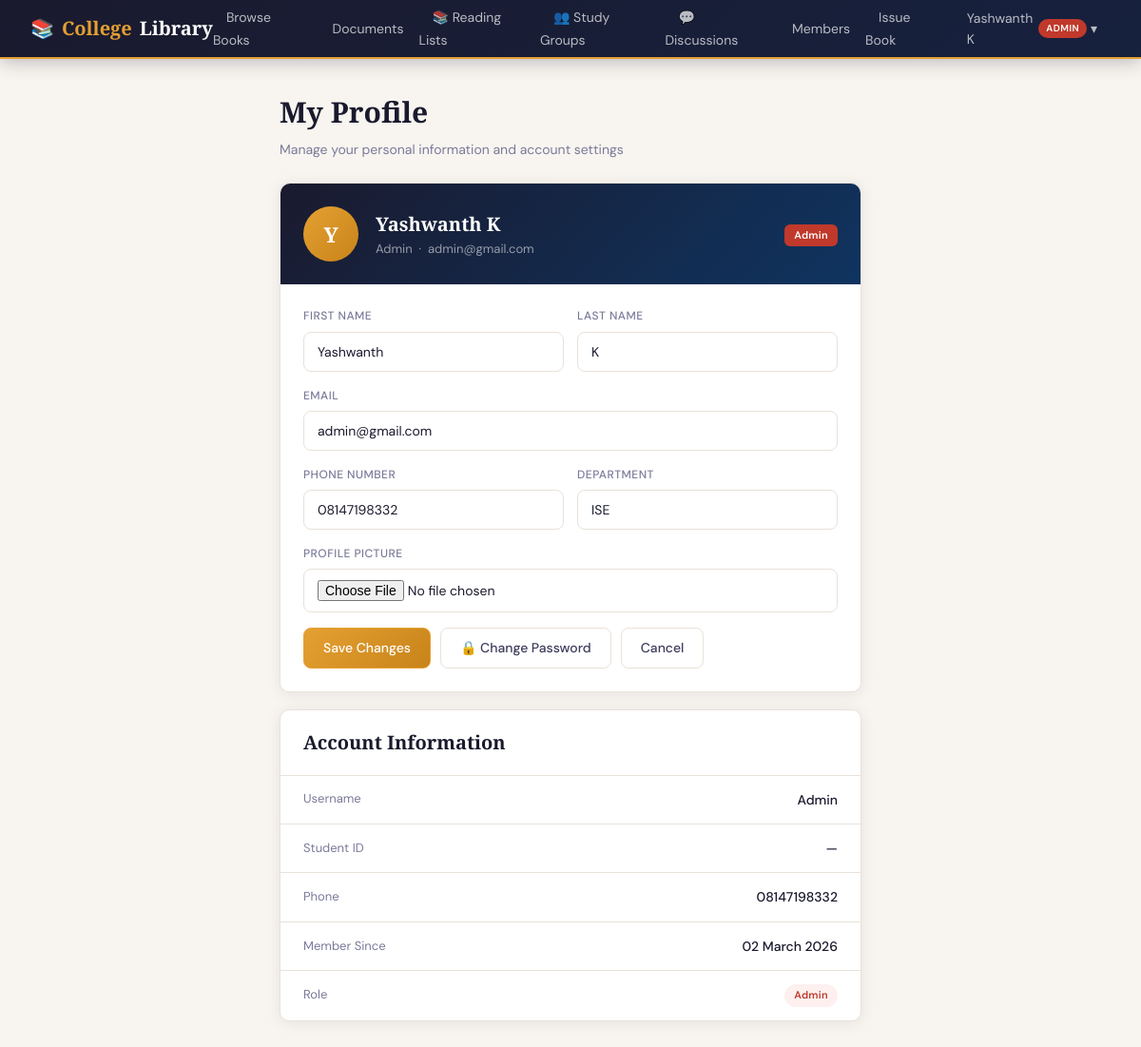
The app's page /accounts/profile/ (signed in) with its own data.
### accounts/models.py (models this page shows, shortened)
class CustomUser(AbstractUser):
    class Role(models.TextChoices):
        ADMIN = 'ADMIN', 'Admin'
        LIBRARIAN = 'LIBRARIAN', 'Librarian'
        TEACHER = 'TEACHER', 'Teacher'
        STUDENT = 'STUDENT', 'Student'
    role = models.CharField(
        max_length=20,
        choices=Role.choices,
        default=Role.STUDENT,
    )
    phone_number = models.CharField(max_length=15, blank=True)
    department = models.CharField(max_length=100, blank=True)   # e.g. "Computer Science"
    student_id = models.CharField(max_length=20, blank=True, unique=True, null=True)
    profile_picture = models.ImageField(upload_to='profiles/', blank=True, null=True)
    is_approved = models.BooleanField(default=False)            # Admin must approve new members
    date_of_joining = models.DateField(auto_now_add=True)
    @property
    def can_manage_books(self):
        return self.role in (self.Role.ADMIN, self.Role.LIBRARIAN)

### accounts/views.py (the view)
# urls.py: path('profile/',            views.profile_view,          name='profile'),
@login_required
@approved_required
def profile_view(request):
    if request.method == 'POST':
        form = ProfileUpdateForm(request.POST, request.FILES, instance=request.user)
        if form.is_valid():
            form.save()
            messages.success(request, "Profile updated successfully.")
            return redirect('accounts:profile')
    else:
        form = ProfileUpdateForm(instance=request.user)
    return render(request, 'accounts/profile.html', {
    'form': form,
    'account_info': [
        ('Username', request.user.username),
        ('Student ID', request.user.student_id or '—'),
        ('Phone', request.user.phone_number or '—'),
        ('Member Since', request.user.date_joined.strftime('%d %B %Y')),
        ]
    })

### accounts/forms.py (shortened to what this page needs)
class ProfileUpdateForm(forms.ModelForm):
    class Meta:
        model = CustomUser
        fields = [
            'first_name', 'last_name', 'email',
            'phone_number', 'department', 'profile_picture',
        ]

### templates/accounts/profile.html (shortened to what this page needs)
{% extends 'base.html' %}
{% block content %}
<div class="page" style="max-width:660px;">
  <div class="page-title">My Profile</div>
  <div class="page-sub">Manage your personal information and account settings</div>
  <div class="card" style="margin-bottom:18px;">
    <div style="background:linear-gradient(135deg,var(--navy) 0%,var(--navy-deep) 100%);padding:24px;border-radius:var(--radius) var(--radius) 0 0;display:flex;align-items:center;gap:18px;">
      <div style="width:58px;height:58px;border-radius:50%;background:linear-gradient(135deg,var(--gold),var(--gold-dk));display:flex;align-items:center;justify-content:center;font-size:22px;font-weight:700;color:#fff;flex-shrink:0;font-family:'Playfair Display',serif;">
        {{ request.user.first_name|first|upper|default:request.user.username|first|upper }}
      </div>
      <div>
        <div style="color:#fff;font-family:'Playfair Display',serif;font-size:20px;font-weight:600;">{{ request.user.get_full_name|default:request.user.username }}</div>
        <div style="color:rgba(255,255,255,0.55);font-size:13px;">{{ request.user.username }} &nbsp;·&nbsp; {{ request.user.email|default:"No email" }}</div>
      </div>
      <div style="margin-left:auto;">
        <span class="badge role-{{ request.user.role|lower }}" style="border-radius:6px;">{{ request.user.get_role_display }}</span>
      </div>
    </div>
    <div class="card-body">
      <form method="post" enctype="multipart/form-data">
        <div class="form-grid-2">
          <div class="form-group">
            <label>First Name</label>
            <input type="text" name="first_name" placeholder="First name" value="{{ form.first_name.value|default:'' }}">
          </div>
          <div class="form-group">
            <label>Last Name</label>
            <input type="text" name="last_name" placeholder="Last name" value="{{ form.last_name.value|default:'' }}">
          </div>
        </div>
        <div class="form-group">
          <label>Email</label>
          <input type="email" name="email" placeholder="you@college.edu" value="{{ form.email.value|default:'' }}">
        </div>
        <div class="form-grid-2">
          <div class="form-group">
            <label>Phone Number</label>
            <input type="tel" name="phone_number" placeholder="9876543210" value="{{ form.phone_number.value|default:'' }}">
          </div>
          <div class="form-group">
            <label>Department</label>
            <input type="text" name="department" placeholder="e.g. Computer Science" value="{{ form.department.value|default:'' }}">
          </div>
        </div>
        <div class="form-group">
          <label>Profile Picture</label>
          <input type="file" name="profile_picture" accept="image/*">
        </div>
        <div style="display:flex;gap:10px;margin-top:4px;">
          <button type="submit" class="btn btn-gold">Save Changes</button>
          <a href="{% url 'accounts:change_password' %}" class="btn btn-outline">🔒 Change Password</a>
          <a href="{% url 'accounts:dashboard' %}" class="btn btn-outline">Cancel</a>
        </div>
      </form>
    </div>
  </div>
  <div class="card">
    <div class="card-header"><span class="card-title">Account Information</span></div>
    <div class="card-body" style="padding:0;">
      {% for label, value in account_info %}
      <div style="display:flex;justify-content:space-between;align-items:center;padding:14px 24px;border-bottom:1px solid var(--border);">
        <span style="font-size:13px;color:var(--ink3);">{{ label }}</span>
        <span style="font-weight:500;font-size:14px;">{{ value }}</span>
      </div>
      {% endfor %}
      <div style="display:flex;justify-content:space-between;align-items:center;padding:14px 24px;">
        <span style="font-size:13px;color:var(--ink3);">Role</span>
        <span class="badge {% if request.user.role == 'ADMIN' %}badge-red{% elif request.user.role == 'LIBRARIAN' %}badge-gold{% elif request.user.role == 'TEACHER' %}badge-teal{% else %}badge-blue{% endif %}">
          {{ request.user.get_role_display }}
        </span>
      </div>
    </div>
  </div>
</div>
{% endblock %}

### templates/base.html (shortened to what this page needs)
<!DOCTYPE html>
<html lang="en">
<head>
</head>
<body>
{% if user.is_authenticated %}
<nav class="navbar">
  <a class="nav-brand" href="{% url 'accounts:dashboard' %}">📚 <span>College</span> Library</a>
  <ul class="nav-links">
    <li><a href="{% url 'books:book_list' %}">Browse Books</a></li>
    <li><a href="{% url 'books:document_list' %}">Documents</a></li>
    <li><a href="{% url 'social:reading_lists' %}">📚 Reading Lists</a></li>
    <li><a href="{% url 'social:study_rooms' %}">👥 Study Groups</a></li>
    <li><a href="{% url 'social:discussions' %}">💬 Discussions</a></li>
    {% if user.can_manage_books %}
      <li><a href="{% url 'accounts:manage_users' %}">Members</a></li>
      <li><a href="{% url 'accounts:issue_book' %}">Issue Book</a></li>
    {% else %}
      <li><a href="{% url 'accounts:my_borrows' %}">My Books</a></li>
    {% endif %}
    <li class="nav-dropdown">
      <a href="#" class="nav-dropdown-toggle">
        {{ user.get_full_name|default:user.username }}
        <span class="nav-role-badge role-{{ user.role|lower }}">{{ user.get_role_display }}</span>
        &nbsp;▾
      </a>
    </li>
  </ul>
</nav>
{% endif %}
{% block content %}{% endblock %}
</body>
</html>

### templates/base.html (style rules this page uses)
:root { --navy: #1a1a2e; --navy-mid: #16213e; --navy-deep: #0f3460; --gold: #e5a032; --gold-dk: #c8841a; --gold-lt: #fdf3e0; --gold-bd: #f0d79a; --cream: #f8f5f0; --paper: #f2ede6; --border: #e8e2d9; --ink: #1a1a2e; --ink2: #3d3d5c; --ink3: #7a7a9a; --white: #ffffff; --danger: #c0392b; --success: #1a7a4a; --warn: #b5832a; --info: #0d6e6e; --radius: 10px; --shadow: 0 2px 16px rgba(26,26,46,0.08); --shadow-lg: 0 8px 40px rgba(26,26,46,0.16); }
*, *::before, *::after { box-sizing: border-box; margin: 0; padding: 0; }
body { font-family: 'DM Sans', sans-serif; background: var(--cream); color: var(--ink); min-height: 100vh; font-size: 15px; line-height: 1.6; }
.navbar { background: linear-gradient(135deg, var(--navy) 0%, var(--navy-mid) 100%); padding: 0 32px; height: 62px; display: flex; align-items: center; justify-content: space-between; position: sticky; top: 0; z-index: 200; border-bottom: 2px solid var(--gold); box-shadow: 0 2px 20px rgba(26,26,46,0.3); }
.nav-brand { font-family: 'Playfair Display', serif; font-size: 20px; font-weight: 700; color: #fff; text-decoration: none; display: flex; align-items: center; gap: 8px; }
.nav-brand span { color: var(--gold); }
.nav-links { display: flex; align-items: center; gap: 2px; list-style: none; }
.nav-links a { color: rgba(255,255,255,0.7); text-decoration: none; font-size: 14px; font-weight: 400; padding: 7px 14px; border-radius: 8px; transition: all 0.2s; }
.nav-role-badge { font-size: 10px; font-weight: 600; padding: 2px 8px; border-radius: 20px; margin-left: 6px; text-transform: uppercase; letter-spacing: 0.5px; }
.role-admin { background: #c0392b; color: #fff; }
.nav-dropdown { position: relative; }
.nav-dropdown-toggle { cursor: pointer; display: flex; align-items: center; }
.page { padding: 32px 24px; max-width: 1160px; margin: 0 auto; }
.card { background: #fff; border: 1px solid var(--border); border-radius: var(--radius); box-shadow: var(--shadow); }
.card-header { padding: 18px 24px; border-bottom: 1px solid var(--border); display: flex; align-items: center; justify-content: space-between; }
.card-title { font-family: 'Playfair Display', serif; font-size: 20px; font-weight: 600; color: var(--ink); }
.card-body { padding: 24px; }
.btn { display: inline-flex; align-items: center; gap: 6px; padding: 9px 20px; border-radius: 8px; font-family: 'DM Sans', sans-serif; font-size: 14px; font-weight: 500; cursor: pointer; border: 1.5px solid transparent; text-decoration: none; transition: all 0.18s; white-space: nowrap; }
.btn-gold { background: linear-gradient(135deg, var(--gold), var(--gold-dk)); color: #fff; border-color: var(--gold); }
.btn-outline { background: transparent; color: var(--ink2); border-color: var(--border); }
.form-group { margin-bottom: 16px; }
label { display: block; font-size: 12px; font-weight: 500; color: var(--ink3); text-transform: uppercase; letter-spacing: 0.5px; margin-bottom: 6px; }
input, select, textarea { width: 100%; padding: 11px 14px; border: 1.5px solid var(--border); border-radius: 8px; background: #fff; font-family: 'DM Sans', sans-serif; font-size: 14px; color: var(--ink); transition: border-color 0.2s, box-shadow 0.2s; outline: none; }
input::placeholder { color: #c4bdb5; }
.form-grid-2 { display: grid; grid-template-columns: 1fr 1fr; gap: 14px; }
.badge { display: inline-flex; align-items: center; padding: 3px 10px; border-radius: 20px; font-size: 11px; font-weight: 600; letter-spacing: 0.3px; }
.badge-red { background: #fdf0ef; color: var(--danger); }
.page-title { font-family: 'Playfair Display', serif; font-size: 30px; font-weight: 700; color: var(--ink); margin-bottom: 4px; }
.page-sub { color: var(--ink3); font-size: 14px; margin-bottom: 24px; }

### records on screen
CustomUser: get_full_name "Yashwanth K", role "ADMIN", user.first_name|first "Y", user.get_full_name "Yashwanth K", user.username "Admin", user.email "admin@gmail.com", user.role "Admin", first_name "Yashwanth", email "admin@gmail.com", phone_number "08147198332", department "ISE", account_info "Admin" "08147198332"

### other values on screen
{{ label }} "Username" "Student ID" "Phone" "Member Since"
{{ value }} "—" "02 March 2026"
